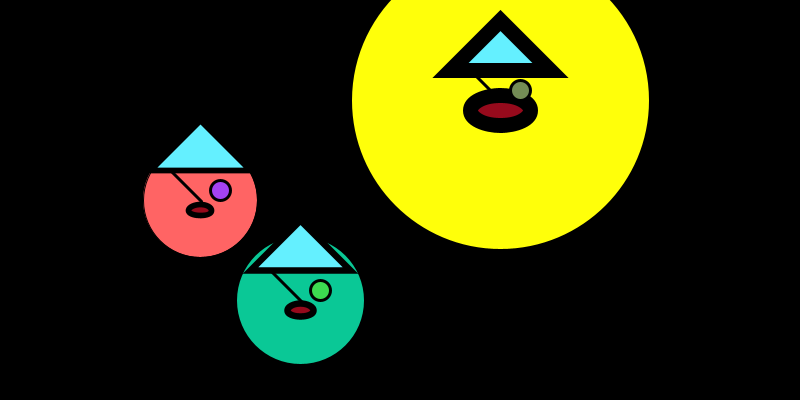
Frame 1 (no input)
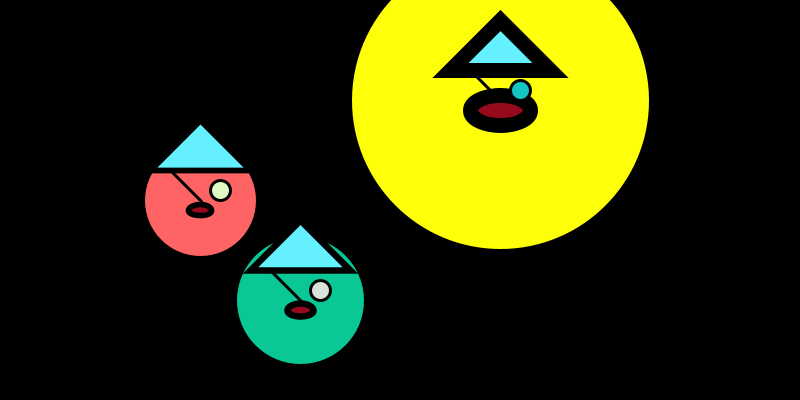
Frame 60 (the mouse pressed at the canvas centre just before this capture)
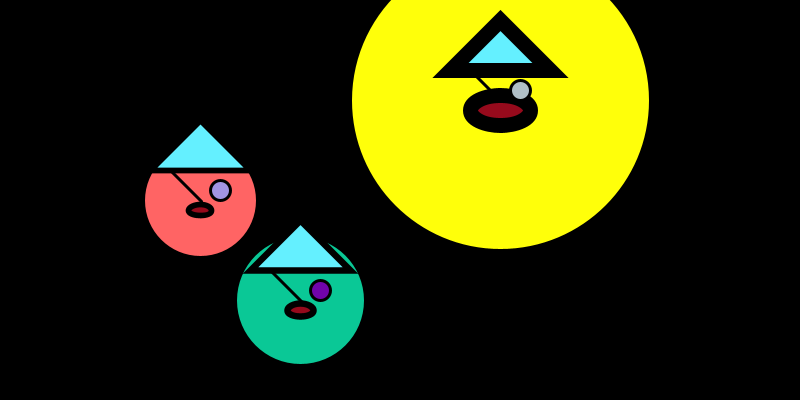
Frame 120 (the mouse held since frame 60 and released just before this capture)

The Processing sketch that drew these frames (run headless with seeded random() and noise(); from frame 60 on, the mouse is pressed at the canvas centre):

// Processing sketch: processing_49698
// ── processing_49698.pde



void setup() {
  size (800, 400);
  smooth();
}

void draw() {
  rectMode(CENTER);
  background(0);
  
  drawClown(200,200,114,color(255,100,100));
  drawClown(300,300,130,color(10,200,150));
  drawClown(500,100,300,color(255,255,10));

  

}



void drawClown(float clownX, float clownY, float clownSize,int clownHeadColour) {
  //Head
  ellipseMode(CENTER);
  fill(clownHeadColour);
  ellipse(clownX, clownY, clownSize, clownSize);

  //Hat
  strokeWeight(clownSize/20);
  stroke(0);
  fill(100, 240, 358);
  triangle(clownX-50, clownY-30, clownX, clownY-80, clownX+50, clownY-30);

  //mouth
 // noStroke();
  fill(150, 012, 034);
  ellipse(clownX, clownY+10,  clownSize*0.2,clownSize*0.1);

  //eye1
  stroke(0);
  strokeWeight(3);
  line(clownX-30, clownY-30, clownX+1, clownY+1);

  //eye2
 // noStroke();
  fill(random(255),random(255),random(255));
  ellipse(clownX+20, clownY-10, 20, 20);
  

  
}
